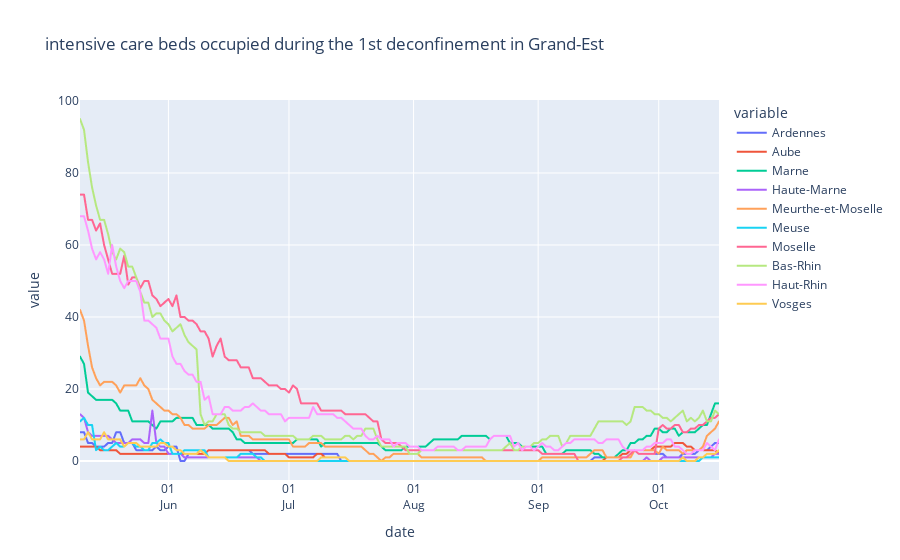

This figure's notebook cell:
### Code cell
deconfinement_1_regions('Grand-Est')

### Figure 1 — Plotly figure (JSON) as saved in the notebook; plotly's stock layout.template omitted (floating-point values rounded to 4 significant figures; data arrays with more than 128 entries replaced by an {"elided": "..."} marker saying what was removed)
{"data": [{"hovertemplate": "variable=Ardennes<br>date=%{x}<br>value=%{y}<extra></extra>", "legendgroup": "Ardennes", "line": {"color": "#636efa", "dash": "solid"}, "mode": "lines", "name": "Ardennes", "showlegend": true, "type": "scattergl", "x": {"elided": "160 str values"}, "xaxis": "x", "y": {"elided": "160 int values"}, "yaxis": "y"}, {"hovertemplate": "variable=Aube<br>date=%{x}<br>value=%{y}<extra></extra>", "legendgroup": "Aube", "line": {"color": "#EF553B", "dash": "solid"}, "mode": "lines", "name": "Aube", "showlegend": true, "type": "scattergl", "x": {"elided": "160 str values"}, "xaxis": "x", "y": {"elided": "160 int values"}, "yaxis": "y"}, {"hovertemplate": "variable=Marne<br>date=%{x}<br>value=%{y}<extra></extra>", "legendgroup": "Marne", "line": {"color": "#00cc96", "dash": "solid"}, "mode": "lines", "name": "Marne", "showlegend": true, "type": "scattergl", "x": {"elided": "160 str values"}, "xaxis": "x", "y": {"elided": "160 int values"}, "yaxis": "y"}, {"hovertemplate": "variable=Haute-Marne<br>date=%{x}<br>value=%{y}<extra></extra>", "legendgroup": "Haute-Marne", "line": {"color": "#ab63fa", "dash": "solid"}, "mode": "lines", "name": "Haute-Marne", "showlegend": true, "type": "scattergl", "x": {"elided": "160 str values"}, "xaxis": "x", "y": {"elided": "160 int values"}, "yaxis": "y"}, {"hovertemplate": "variable=Meurthe-et-Moselle<br>date=%{x}<br>value=%{y}<extra></extra>", "legendgroup": "Meurthe-et-Moselle", "line": {"color": "#FFA15A", "dash": "solid"}, "mode": "lines", "name": "Meurthe-et-Moselle", "showlegend": true, "type": "scattergl", "x": {"elided": "160 str values"}, "xaxis": "x", "y": {"elided": "160 int values"}, "yaxis": "y"}, {"hovertemplate": "variable=Meuse<br>date=%{x}<br>value=%{y}<extra></extra>", "legendgroup": "Meuse", "line": {"color": "#19d3f3", "dash": "solid"}, "mode": "lines", "name": "Meuse", "showlegend": true, "type": "scattergl", "x": {"elided": "160 str values"}, "xaxis": "x", "y": {"elided": "160 int values"}, "yaxis": "y"}, {"hovertemplate": "variable=Moselle<br>date=%{x}<br>value=%{y}<extra></extra>", "legendgroup": "Moselle", "line": {"color": "#FF6692", "dash": "solid"}, "mode": "lines", "name": "Moselle", "showlegend": true, "type": "scattergl", "x": {"elided": "160 str values"}, "xaxis": "x", "y": {"elided": "160 int values"}, "yaxis": "y"}, {"hovertemplate": "variable=Bas-Rhin<br>date=%{x}<br>value=%{y}<extra></extra>", "legendgroup": "Bas-Rhin", "line": {"color": "#B6E880", "dash": "solid"}, "mode": "lines", "name": "Bas-Rhin", "showlegend": true, "type": "scattergl", "x": {"elided": "160 str values"}, "xaxis": "x", "y": {"elided": "160 int values"}, "yaxis": "y"}, {"hovertemplate": "variable=Haut-Rhin<br>date=%{x}<br>value=%{y}<extra></extra>", "legendgroup": "Haut-Rhin", "line": {"color": "#FF97FF", "dash": "solid"}, "mode": "lines", "name": "Haut-Rhin", "showlegend": true, "type": "scattergl", "x": {"elided": "160 str values"}, "xaxis": "x", "y": {"elided": "160 int values"}, "yaxis": "y"}, {"hovertemplate": "variable=Vosges<br>date=%{x}<br>value=%{y}<extra></extra>", "legendgroup": "Vosges", "line": {"color": "#FECB52", "dash": "solid"}, "mode": "lines", "name": "Vosges", "showlegend": true, "type": "scattergl", "x": {"elided": "160 str values"}, "xaxis": "x", "y": {"elided": "160 int values"}, "yaxis": "y"}], "layout": {"legend": {"title": {"text": "variable"}, "tracegroupgap": 0}, "title": {"text": "intensive care beds occupied during the 1st deconfinement in Grand-Est"}, "xaxis": {"anchor": "y", "domain": [0, 1], "dtick": "M1", "tickformat": "%d\n%b", "title": {"text": "date"}}, "yaxis": {"anchor": "x", "domain": [0, 1], "title": {"text": "value"}}}}
